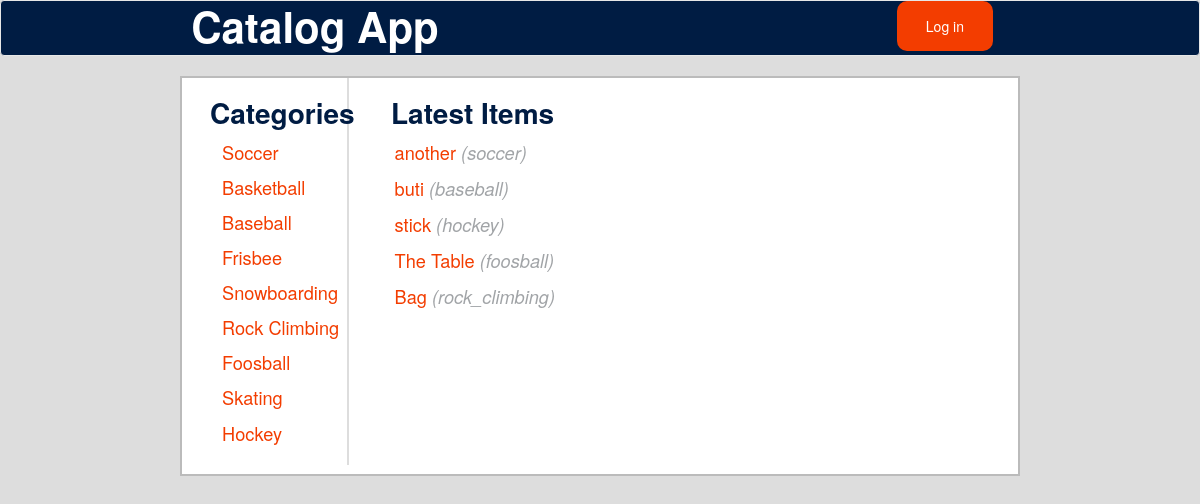
Before: / with the older database file.
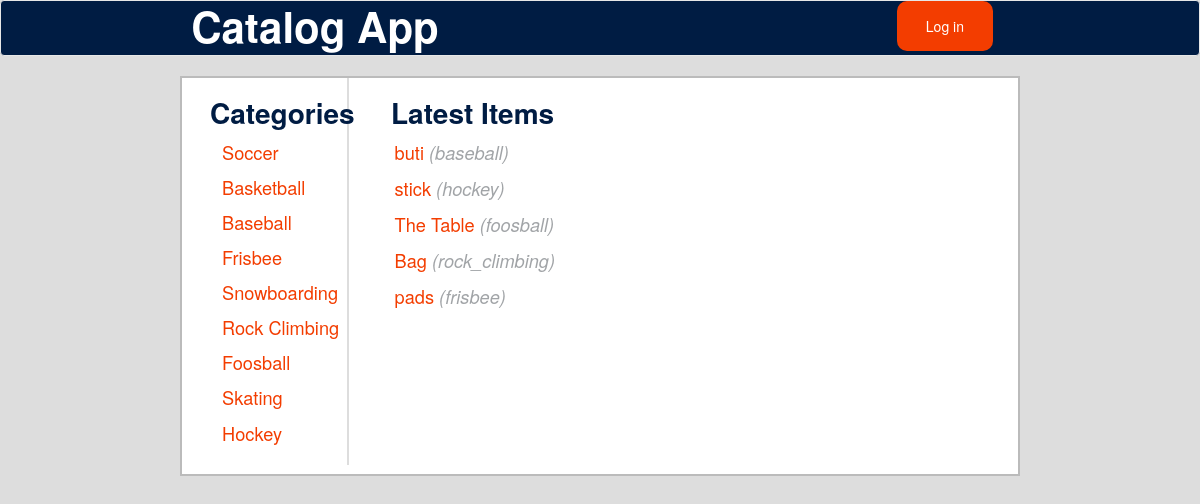
After: the same page with the newer database file.
### database_setup.py (models this page shows)
class Items(Base):
    __tablename__ = 'items'
    id = Column(Integer, primary_key=True)
    title = Column(String(64), nullable=False)
    description = Column(String(250), nullable=False)
    category = Column(String(64), nullable=False)

### main.py (the view)
@app.route('/', methods=['GET','POST'])
def Home():
    latest_items = db_session.query(Items).order_by(Items.id.desc()).limit(5)
    if request.method == 'POST':
        pass
    return render_template('index.html', latest_items = latest_items)

### main.py (called while the page is built)
@app.teardown_request
def remove_session(ex=None):
    db_session.remove()

### templates/index.html (shortened to what this page needs)
{% extends "bootstrap/base.html" %}
{% block styles %}
{{super()}}
<link rel="stylesheet" href="{{ url_for('static', filename='styles.css') }}">
<link rel="stylesheet" href="{{ url_for('static', filename='nav.css') }}">
{% endblock %}
{% block body %}
<div class="outer_container">
    {% include 'nav.html' %}
    <div class="main_catalog">
        <div class="left">
            <h2 class="catalog_heading heading_1">Categories</h2>
            <ul class="categories_list">
                <li><a href="{{ url_for('ItemsByCategory', category_name = 'soccer')}}">Soccer</a></li>
                <li><a href="{{ url_for('ItemsByCategory', category_name = 'basketball')}}">Basketball</a></li>
                <li><a href="{{ url_for('ItemsByCategory', category_name = 'baseball')}}">Baseball</a></li>
                <li><a href="{{ url_for('ItemsByCategory', category_name = 'frisbee')}}">Frisbee</a></li>
                <li><a href="{{ url_for('ItemsByCategory', category_name = 'snowboarding')}}">Snowboarding</a></li>
                <li><a href="{{ url_for('ItemsByCategory', category_name = 'rock_climbing')}}">Rock Climbing</a></li>
                <li><a href="{{ url_for('ItemsByCategory', category_name = 'foosball')}}">Foosball</a></li>
                <li><a href="{{ url_for('ItemsByCategory', category_name = 'skating')}}">Skating</a></li>
                <li><a href="{{ url_for('ItemsByCategory', category_name = 'hockey')}}">Hockey</a></li>
            </ul>
        </div>
        <div class="right">
                <h2 class="catalog_heading heading_2" class="add_new_item">Latest Items</h2>
                <ul class="latest_items_list">
                    {% for item in latest_items %}
                    <li><a href={{url_for('SpecificItem', category_name = item.category, item_name=item.title)}}>{{item.title}}</a><span class="category_subtle"> ({{item.category}})</span></li>
                    {% endfor %}
                </ul>
            </div>
    </div>
{% endblock %}

Changed rows visible on the page:
removed Items: title "another", category "soccer"
now on this page (row unchanged): Items: title "pads", category "frisbee"
